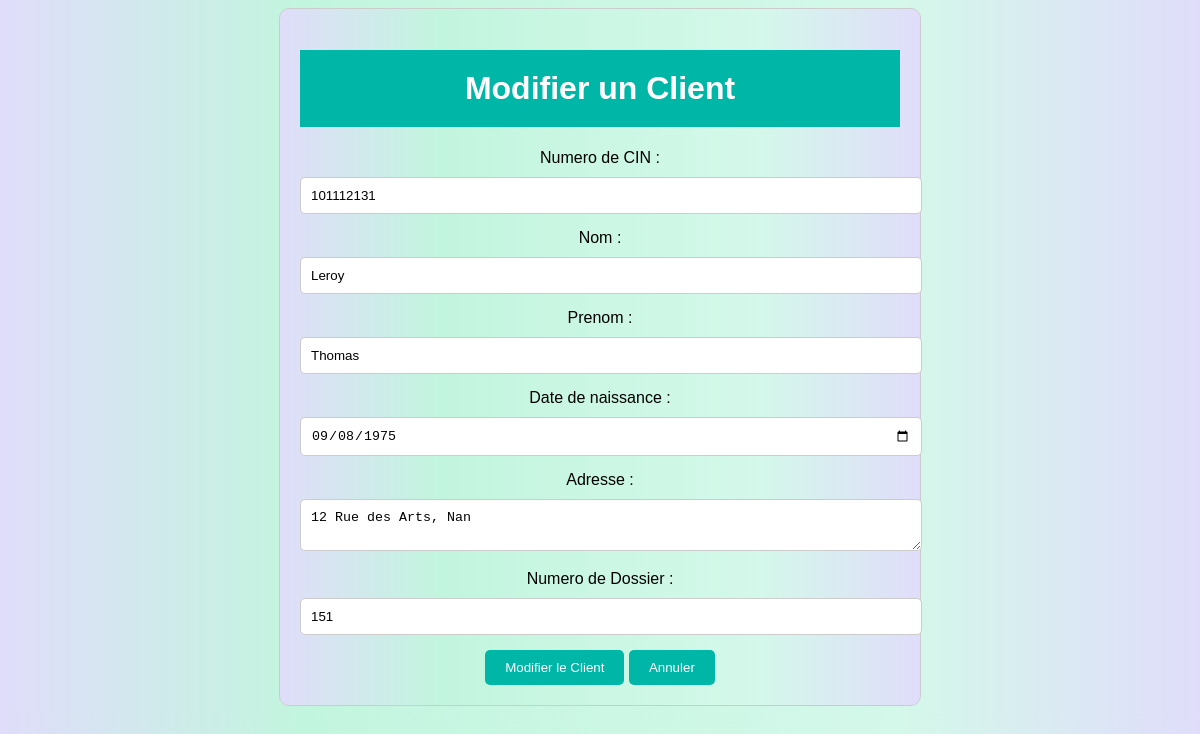
/GestionClient/ModifierClientht.php?cin=101112131, run on the app's committed database.
### tables this page shows
CREATE TABLE IF NOT EXISTS `client` (
  `cin` int(8) NOT NULL default '0',
  `nom` varchar(15) NOT NULL default '',
  `prenom` varchar(15) NOT NULL default '',
  `numdossier` int(15) NOT NULL default '0',
  `datenaiss` date NOT NULL default '0000-00-00',
  `adresse` varchar(20) NOT NULL default '',
  PRIMARY KEY  (`cin`),
  KEY `cin` (`cin`)
);

### database/config.php (called while the page is built, shortened)
<?php
abstract class Connexion {
function __construct()
{
$this->pdo =new PDO('mysql:host=localhost;dbname=pharmacie','root','');
}
}
?>

### controllers/ClientController.php (called while the page is built, shortened)
<?php
include_once('../database/config.php');
class ClientController extends Connexion
{
    function getClient($id)
    {
        $query = "SELECT * FROM client WHERE cin = ?";
        $res = $this->pdo->prepare($query);
        try {
            $res->execute(array($id));
            $array = $res->fetch();
            return $array;
        } catch (PDOException $e) {
            echo "Erreur lors de la récupération du client: " . $e->getMessage();
            return null;
        }
    }
}
?>

### GestionClient/ModifierClientht.php (the view, shortened to what this page needs)
<?php
require_once('../controllers/ClientController.php');
$clientCtr=new ClientController();
$res = $clientCtr->getClient($_GET['cin']);
?>
<!DOCTYPE html>
<html>
<head>
</head>
<body>
    <div class="container">
        <h1>Modifier un Client</h1>
        <form action="ModifierClient.php" method="post">
            <label for="cin">Numero de CIN :</label>
            <input type="number" id="cin" name="cin"  value="<?php echo$res['cin']?>">
            <label for="nom">Nom :</label>
            <input type="text" id="nom" name="nom"  value="<?php echo$res['nom']?>">
            <label for="prenom">Prenom :</label>
            <input type="text" id="prenom" name="prenom"  value="<?php echo$res['prenom']?>">
            <label for="date_naissance">Date de naissance :</label>
            <input type="date" id="date_naissance" name="datenaissance"  value="<?php echo$res['datenaiss']?>">
            <label for="adresse">Adresse :</label>
            <textarea id="adresse" name="adresse"  ><?php echo $res['adresse']?></textarea>
            <label for="numero_dossier">Numero de Dossier :</label>
            <input type="text" id="numero_dossier" name="numerodossier"  value="<?php echo$res['numdossier']?>">
            <input type="submit" value="Modifier le Client">
            <input type="reset" value="Annuler">
        </form>
    </div>
</body>
</html>

### GestionClient/ModifierClientht.php (style rules this page uses)
body { font-family: Arial, sans-serif; background-color: #f0f0f0; text-align: center; background-image: linear-gradient( to right, #e0ddfa, #c2f5de, #cbf7e4, #d4f8ea, #e0ddfa ); }
h1 { background-color: #00b6a7; color: #ffffff; padding: 20px; }
.container { max-width: 600px; margin: 0 auto; padding: 20px; background-color: #ffffff; border: 1px solid #ccc; border-radius: 10px; background-image: linear-gradient( to right, #e0ddfa, #c2f5de, #cbf7e4, #d4f8ea, #e0ddfa ); }
label { display: block; margin-bottom: 10px; }
input[type="text"], input[type="date"], input[type="number"], select, textarea { width: 100%; padding: 10px; margin-bottom: 15px; border: 1px solid #ccc; border-radius: 5px; }
input[type="submit"],input[type="reset"] { background-color: #00b6a7; color: #ffffff; padding: 10px 20px; border: none; border-radius: 5px; cursor: pointer; }
input[type="submit"],input[type="submit"]:hover { background-color: #00b6a7; }

### data on the page
client: cin "101112131", nom "Leroy", prenom "Thomas", datenaissance "09/08/1975", adresse "12 Rue des Arts, Nan", numerodossier "151"
